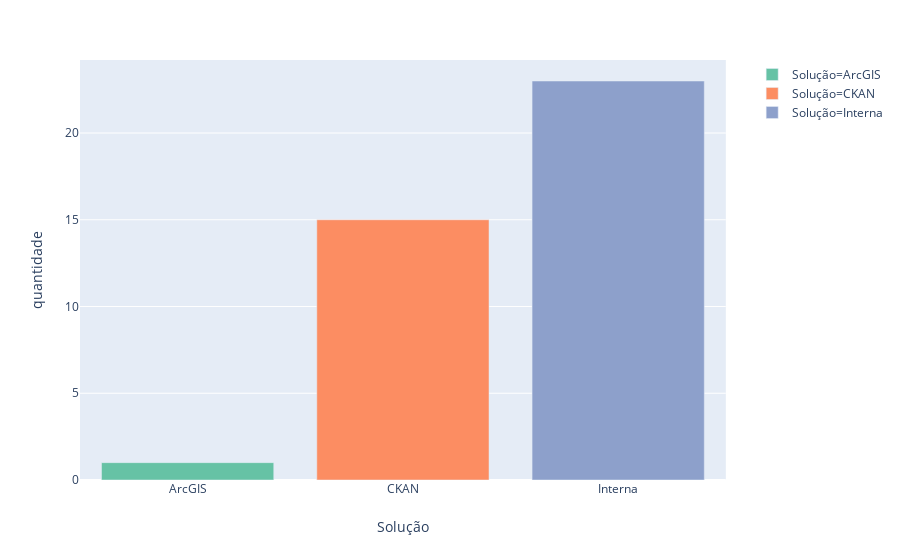

The cell this chart's notebook holds for it:
### Code cell
px.bar(
    pd.DataFrame(tipo_solucao).reset_index(),
    x = 'Solução',
    y = 'quantidade',
    color = 'Solução',
    color_discrete_sequence = py.colors.qualitative.Set2
)

### Figure 1 — Plotly figure (JSON) as saved in the notebook; plotly's stock layout.template omitted (floating-point values rounded to 4 significant figures)
{"data": [{"alignmentgroup": "True", "hoverlabel": {"namelength": 0}, "hovertemplate": "Solução=%{x}<br>quantidade=%{y}", "legendgroup": "Solução=ArcGIS", "marker": {"color": "rgb(102,194,165)"}, "name": "Solução=ArcGIS", "offsetgroup": "Solução=ArcGIS", "orientation": "v", "showlegend": true, "textposition": "auto", "type": "bar", "x": ["ArcGIS"], "xaxis": "x", "y": [1], "yaxis": "y"}, {"alignmentgroup": "True", "hoverlabel": {"namelength": 0}, "hovertemplate": "Solução=%{x}<br>quantidade=%{y}", "legendgroup": "Solução=CKAN", "marker": {"color": "rgb(252,141,98)"}, "name": "Solução=CKAN", "offsetgroup": "Solução=CKAN", "orientation": "v", "showlegend": true, "textposition": "auto", "type": "bar", "x": ["CKAN"], "xaxis": "x", "y": [15], "yaxis": "y"}, {"alignmentgroup": "True", "hoverlabel": {"namelength": 0}, "hovertemplate": "Solução=%{x}<br>quantidade=%{y}", "legendgroup": "Solução=Interna", "marker": {"color": "rgb(141,160,203)"}, "name": "Solução=Interna", "offsetgroup": "Solução=Interna", "orientation": "v", "showlegend": true, "textposition": "auto", "type": "bar", "x": ["Interna"], "xaxis": "x", "y": [23], "yaxis": "y"}], "layout": {"autosize": true, "barmode": "relative", "legend": {"tracegroupgap": 0}, "margin": {"t": 60}, "xaxis": {"anchor": "y", "autorange": true, "categoryarray": ["ArcGIS", "CKAN", "Interna"], "categoryorder": "array", "domain": [0, 0.98], "range": [-0.5, 2.5], "title": {"text": "Solução"}, "type": "category"}, "yaxis": {"anchor": "x", "autorange": true, "domain": [0, 1], "range": [0, 24.21], "title": {"text": "quantidade"}, "type": "linear"}}}
